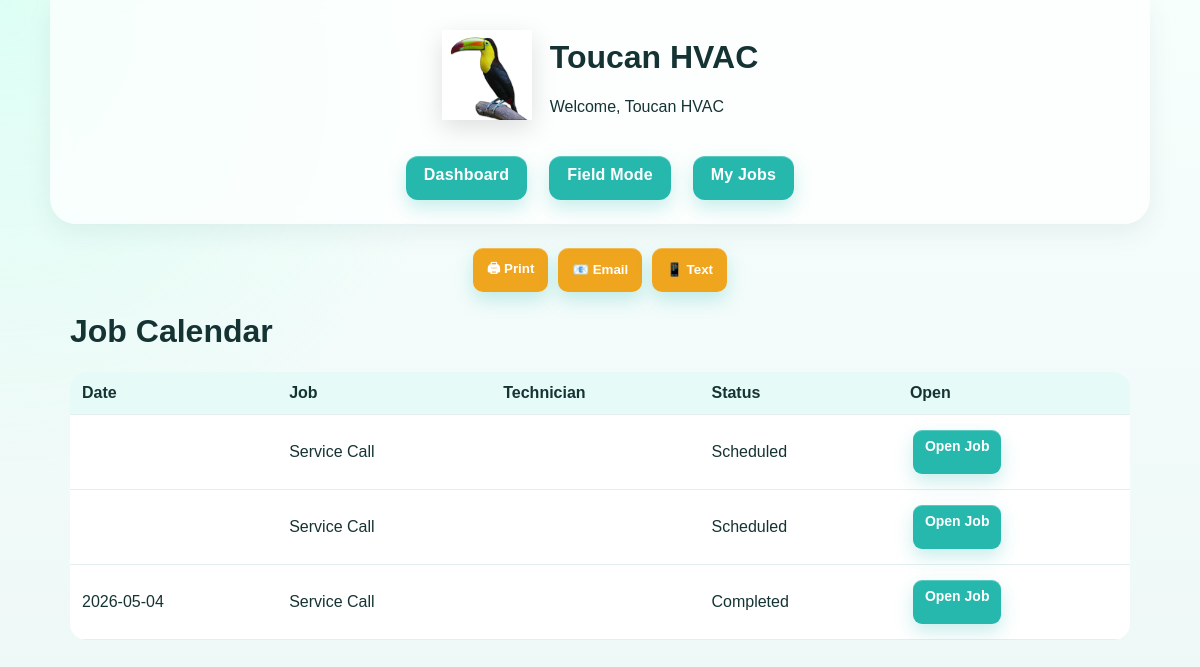
The app's page /calendar (signed in), older data.
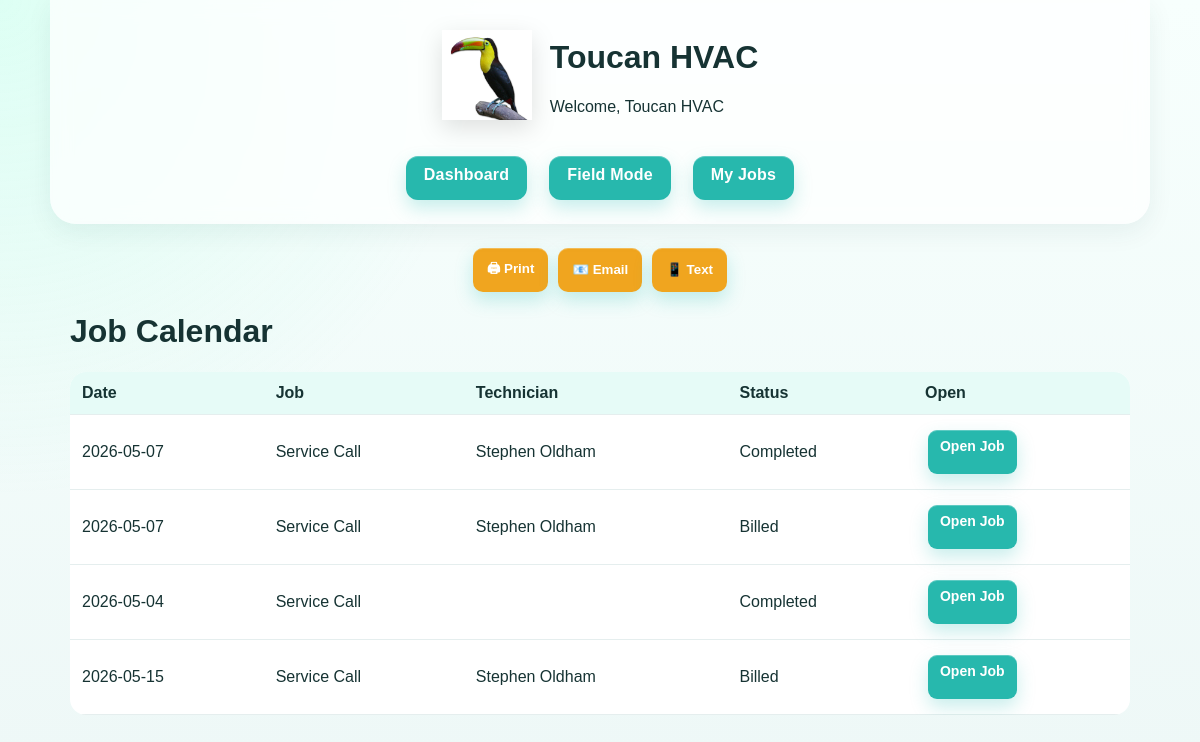
The same page, newer data.
### app.py (models this page shows)
class ServiceJob(db.Model):
    id = db.Column(db.Integer, primary_key=True)
    customer_id = db.Column(db.Integer, db.ForeignKey('customer.id'))
    property_id = db.Column(db.Integer, db.ForeignKey('property.id'))
    description = db.Column(db.Text)
    scheduled_date = db.Column(db.String(50))
    status = db.Column(db.String(50), default="Scheduled")
    technician = db.Column(db.String(100))
    created_at = db.Column(db.DateTime, default=datetime.utcnow)

### app.py (the view)
@app.route("/calendar")
@login_required
def calendar_view():
    jobs = ServiceJob.query.all()
    return render_template("calendar.html", jobs=jobs)

### app.py (called while the page is built)
def current_user():
    user_id = session.get("user_id")
    if not user_id:
        return None
    return db.session.get(User, user_id)

def login_required(f):
    @wraps(f)
    def wrapper(*args, **kwargs):
        if not current_user():
            flash("Please log in.")
            return redirect(url_for("login"))
        return f(*args, **kwargs)
    return wrapper

### templates/calendar.html
{% extends "base.html" %}
{% block content %}
<h1>Job Calendar</h1>
<table class="table">
  <tr>
    <th>Date</th>
    <th>Job</th>
    <th>Technician</th>
    <th>Status</th><th>Open</th>
  </tr>
  {% for job in jobs %}
  <tr>
    <td>{{ job.scheduled_date }}</td>
    <td>{{ job.description }}</td>
    <td>{{ job.technician }}</td>
    <td>{{ job.status }}</td><td><a class="action-btn" href="/service-jobs/{{ job.id }}">Open Job</a></td>
  </tr>
  {% endfor %}
</table>
{% endblock %}

Row changes from the older to the newer data that the page shows:
changed ServiceJob (number 1 of 4 on the later page): scheduled_date (not shown) → "2026-05-07"; technician (not shown) → "Stephen Oldham"; status "Scheduled" → "Completed"
changed ServiceJob (number 2 of 4 on the later page): scheduled_date (not shown) → "2026-05-07"; technician (not shown) → "Stephen Oldham"; status "Scheduled" → "Billed"
added ServiceJob: scheduled_date "2026-05-15", description "Service Call", technician "Stephen Oldham", status "Billed"
